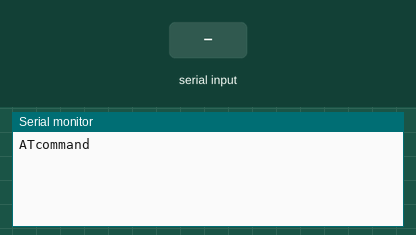
This sketch was run on a simulated Arduino Mega 2560, built with avr-gcc and run on an emulated ATmega2560. Shown: the last lines printed to the serial monitor. The test bench sets the inputs (shaded band).

Above: at 1.2 s.
1.3 s: "F90\n" received over the second serial link
At 2.4 s:
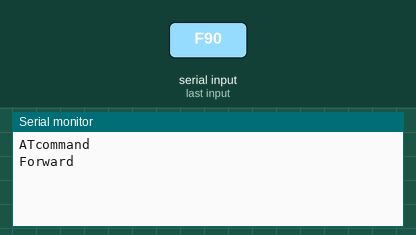
2.8 s: "B90\n" received over the second serial link
At 3.5 s:
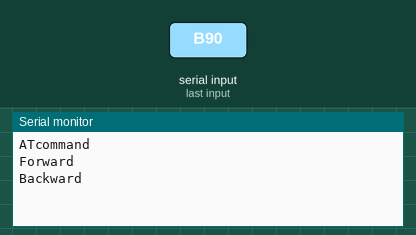

The sketch:

Bluetooth.ino
```cpp
#include "BTController.h"

void setup()
{
  Controller.begin();
  Serial.begin(9600);
  Serial.println("ATcommand"); // ATcommand Start
}

char msg;

void loop()
{
  Controller.checkCommand();
  // if (Serial1.available()) {

  //   msg = Serial1.read();
  //   Serial.print(msg);

  //   Serial.print("\t isNumber ");
  //   Serial.print(BTCommander::isNumber(msg) ? "True" : "False");

  //   if (BTCommander::isNumber(msg)) {
  //     Serial.print("\t -> ");
  //     Serial.print(BTCommander::toInt(msg));
  //   }
  //   Serial.println("\t|");
  // }
}
```

BTController.cpp
```cpp
#include "BTController.h"

BTController Controller;

// void BTController::begin(WheelController *wc)
void BTController::begin() {
  // this->wheel_controller = wc;
  Serial1.begin(9600);
}

bool BTController::isNumber(char c) {
  return ('0' <= c and c <= '9');
}

uint8_t BTController::toInt(char c) {
  return c - '0';  // the distance between the ASCII value of '0' and c
}

void BTController::appendStrValue(char value) {
  for (uint8_t i = 2; i < this->RETURN_COMMAND_LENGTH; i++) {
    if (this->return_command[i] == '\0') {
      this->return_command[i] = value;
      return;
    }
  }
}

bool BTController::isEndOfCommand(char command) {
  for (uint8_t i = 0; i < this->NB_SINGLE_COMMANDS; i++)
    if (command == this->SINGLE_COMMANDS[i]) return true;
  return command == this->current_command;
}

void BTController::resetCommand() {
  this->current_command = ' ';
  this->current_value = 0;
  this->current_sign = 1;
  for (uint8_t i = 0; i < this->RETURN_COMMAND_LENGTH; i++)
    this->return_command[i] = '\0';
}

void BTController::returnCommand(const char command) {
  this->return_command[0] = '*';
  this->return_command[1] = command;
  for (uint8_t i = 2; i < this->RETURN_COMMAND_LENGTH; i++) {
    if (this->return_command[i] == '\0') {
      this->return_command[i] = '*';
      break;
    }
  }
  Serial1.write(this->return_command);
}

void BTController::execute(char command) {
  switch (command) {
    case 'F':  // Forward
      Serial.println("Forward");
      break;
    case 'B':  // Backward
      Serial.println("Backward");
      break;
    case 'S':  // Speed
      Serial.print("Speed ");
      Serial.println(this->current_value);

      this->returnCommand('V');
      break;
    case 'A':  // Angle
      Serial.print("Angle ");
      Serial.println(this->current_value);
      this->returnCommand('T');
      break;
    default:
      break;
  }
}

void BTController::checkCommand() {
  if (!Serial1.available())
    return;

  char command = Serial1.read();

  if (this->isNumber(command)) {  // if it's number, then it's not a command, just giving the value of a command
    this->current_value = this->current_value * 10 + this->current_sign * this->toInt(command);
    this->appendStrValue(command);
    return;
  }

  if (command == this->NEGATIVE_SIGN) {
    this->current_sign = -1;
    this->appendStrValue(this->NEGATIVE_SIGN);
    return;
  }


  if (this->isEndOfCommand(command)) {
    this->execute(command);
    this->resetCommand();
    return;
  }

  this->current_command = command;
}
```

BTController.h
```cpp
#ifndef BT_CONTROLLER_H
#define BT_CONTROLLER_H

#include <stdint.h>
#include <Arduino.h>

class BTController {
private:
  //  const uint8_t nb_letters = 26;
  //  const char lowercase[nb_letters] = {'A', 'B', 'C', 'D', 'E', 'F', 'G', 'H', 'I', 'J', 'K', 'L', 'M', 'N', 'O', 'P', 'Q', 'R', 'S', 'T', 'U', 'V', 'W', 'X', 'Y', 'Z'};
  //  const char uppercase[nb_letters] = {'a', 'b', 'c', 'd', 'e', 'f', 'g', 'h', 'i', 'j', 'k', 'l', 'm', 'n', 'o', 'p', 'q', 'r', 's', 't', 'u', 'v', 'w', 'x', 'y', 'z'};
  //  WheelController *wheel_controller;
  const char NEGATIVE_SIGN = '-';
  static const uint8_t NB_SINGLE_COMMANDS = 2;
  const char SINGLE_COMMANDS[NB_SINGLE_COMMANDS] = { 'F', 'B' };

  char current_command = ' ';
  int16_t current_value = 0;
  int8_t current_sign = 1;

  static const uint8_t RETURN_COMMAND_LENGTH = 7;
  char return_command[RETURN_COMMAND_LENGTH] = { '\0', '\0', '\0', '\0', '\0', '\0', '\0' };

public:
  uint8_t toInt(char c);
  void appendStrValue(char value);
  bool isNumber(char c);
  //  void begin(WheelController *wc);
  void begin();
  bool isEndOfCommand(char c);
  void resetCommand();
  void returnCommand(const char command);
  void execute(char command);
  void checkCommand();
};

extern BTController Controller;

#endif
```

Measured:
- after the input at 1.3 s, the serial monitor: prints a new line at once (image 1)
- after the input at 2.8 s, the serial monitor: prints a new line at once (image 2)
